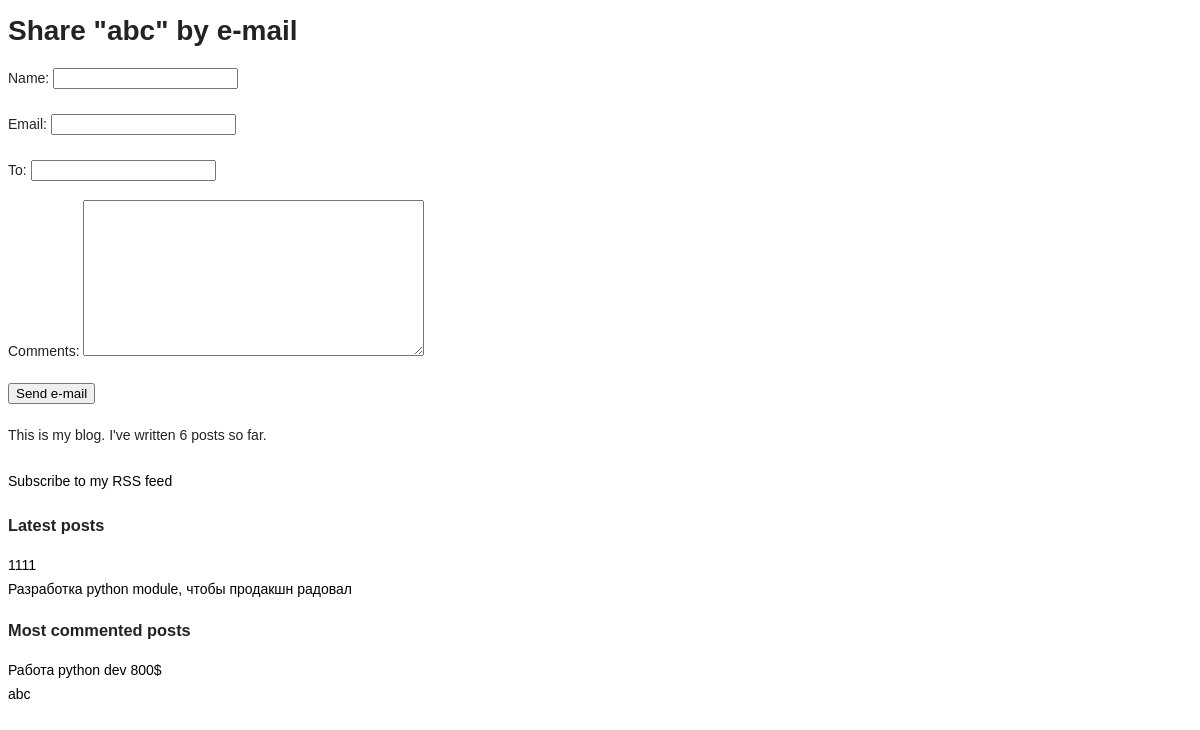
/blog/1/share/, run on an earlier commit of the app's database.
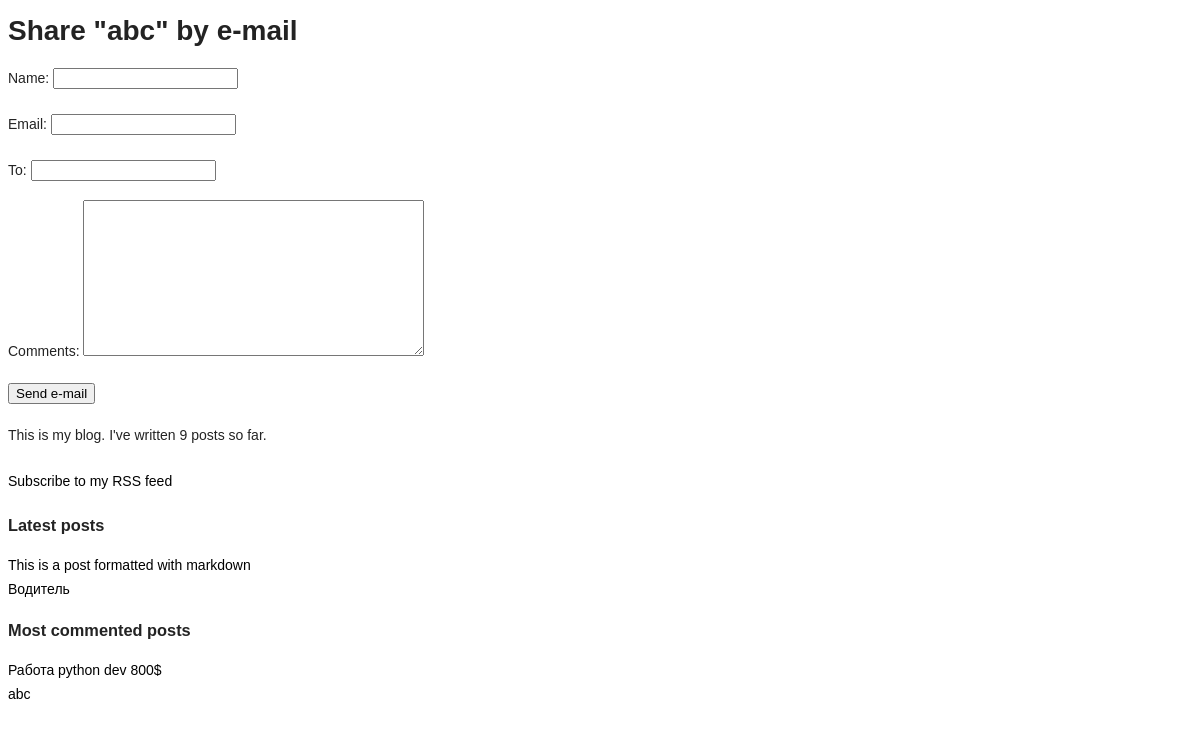
And on a later commit of the database.
### blog/models.py (models this page shows, shortened)
class Post(models.Model):
    STATUS_CHOICES = (
        ('draft', 'Draft'),
        ('published', 'Published'),
        )
    title = models.CharField(max_length=250)
    slug = models.SlugField(max_length=250,unique_for_date='publish')
    author = models.ForeignKey(User,on_delete=models.CASCADE,
    related_name='blog_posts')
    body = models.TextField()
    publish = models.DateTimeField(default=timezone.now)
    created = models.DateTimeField(auto_now_add=True)
    updated = models.DateTimeField(auto_now=True)
    status = models.CharField(max_length=10,choices=STATUS_CHOICES,default='draft')
    objects = models.Manager() # Менеджер по умолчанию.
    published = PublishedManager() # Наш новый менеджер.
    tags = TaggableManager()
    def get_absolute_url(self):
        return reverse('blog:post_detail', args=[self.publish.year, self.publish.month, self.publish.day, self.slug])
    class Meta:
        ordering = ('-publish',)

### blog/views.py (the view)
# urls.py: path('<int:post_id>/share/', views.post_share, name='post_share'),
def post_share(request, post_id):
    post = get_object_or_404(Post, id=post_id,status='published')
    sent = False
    if request.method == 'POST':
        form = EmailPostForm(request.POST)
        if form.is_valid():
            cd = form.cleaned_data
        post_url = request.build_absolute_uri(post.get_absolute_url())
        subject = '{} ({}) recommends you reading "{}"'.format(cd['name'], cd['email'], post.title)
        message = 'Read "{}" at {}\n\n{}\'s comments: {}'.format(post.title, post_url, cd['name'], cd['comments'])
        send_mail(subject, message, 'vihndsm@gmail.com', [cd['to']])
        sent = True
    else:
        form = EmailPostForm()
    return render(request, 'blog/post/share.html', {'post': post, 'form': form, 'sent': sent})

### blog/forms.py
class EmailPostForm(forms.Form):
    name = forms.CharField(max_length=25)
    email = forms.EmailField()
    to = forms.EmailField()
    comments = forms.CharField(required=False,widget=forms.Textarea)

### blog/models.py (called while the page is built)
    def get_queryset(self):
        return super().get_queryset().filter(status='published')

### blog/templatetags/blog_tags.py (called while the page is built)
@register.simple_tag
def get_most_commented_posts(count=2):
    return Post.published.annotate(total_comments=Count('comments')) .order_by('-total_comments')[:count]

@register.simple_tag
def total_posts():
    return Post.published.count()

@register.inclusion_tag('blog/post/latest_posts.html')
def show_latest_posts(count=5):
    latest_posts = Post.published.order_by('-publish')[:count]
    return {'latest_posts': latest_posts}

### blog/templates/blog/post/share.html (shortened to what this page needs)
{% extends "blog/base.html" %}
{% block content %}
    {% if sent %}
        <h1>E-mail successfully sent</h1>
        <p>"{{ post.title }}" was successfully sent to {{ form.cleaned_data.to }}.</p>
    {% else %}
        <h1>Share "{{ post.title }}" by e-mail</h1>
        <form action="." method="post">
            {{ form.as_p }}
            <input type="submit" value="Send e-mail">
        </form>
    {% endif %}
{% endblock %}

### blog/templates/blog/base.html (shortened to what this page needs)
{% load blog_tags %}
{% load static %}
<!DOCTYPE html>
<html>
<head>
    <link href="{% static 'css/blog.css' %}" rel="stylesheet">
</head>
<body>
    <div id="content">
        {% block content %}{% endblock %}
    </div>
    <div id="sidebar">
    <p>This is my blog. I've written {% total_posts %} posts so far.</p>
    <p><a href="{% url "blog:post_feed" %}">Subscribe to my RSS feed</a></p>
    <h3>Latest posts</h3>
    {% show_latest_posts 2 %}
    <h3>Most commented posts</h3>
    {% get_most_commented_posts as most_commented_posts %}
    <ul>
        {% for post in most_commented_posts %}
            <li><a href="{{ post.get_absolute_url }}">{{ post.title }}</a></li>
        {% endfor %}
    </ul>
    </div>
</body>
</html>

### blog/templates/blog/post/latest_posts.html
<ul>
    {% for post in latest_posts %}
        <li><a href="{{ post.get_absolute_url }}">{{ post.title }}</a></li>
    {% endfor %}
</ul>

What changed in the data, as far as the page shows it:
no longer on this page (row unchanged): Post: title "1111", shown under "Latest posts"
no longer on this page (row unchanged): Post: title "Разработка python module, чтобы продакшн радовал", shown under "Latest posts"
added Post: title "This is a post formatted with markdown", shown under "Latest posts"
added Post: title "Водитель", shown under "Latest posts"
Also different on the page:
text no longer shown: "6"
text now shown: "9"
